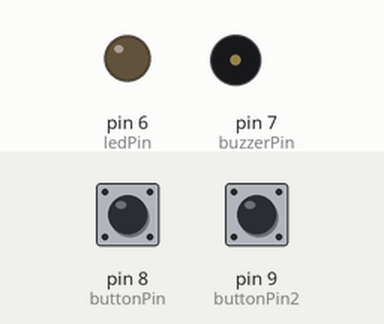
Bench run of a sketch on a simulated Arduino Uno, built with avr-gcc and run on an emulated ATmega328P. Parts: output pins drawn as LEDs (lit = HIGH), buzzer (waves = sounding). Inputs (shaded band) come from the test bench; at power-on: pin 8 (buttonPin) HIGH, pin 9 (buttonPin2) HIGH. Pins used as bus, display or sensor lines are not drawn.

Above: at 1.2 s.
1.3 s: pin 8 (buttonPin) pulled LOW for 0.15 s
At 1.9 s:
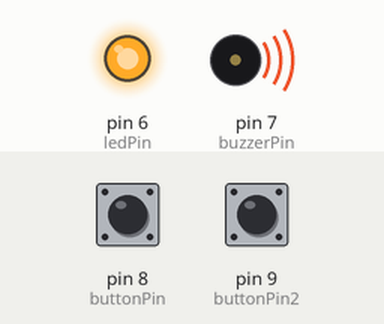
2.9 s: pin 9 (buttonPin2) pulled LOW for 0.15 s
At 4.1 s:
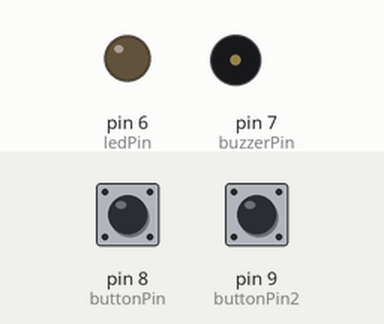
4.5 s: pin 8 (buttonPin) pulled LOW for 1 s
At 5.6 s:
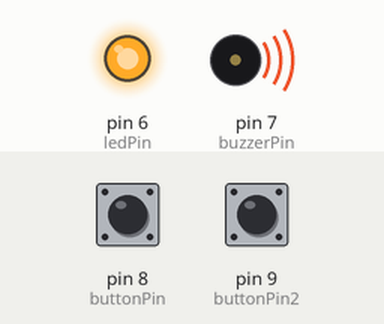
Timing chart, 0 to 7.5 s (numbered marks = the images above; inputs shaded):
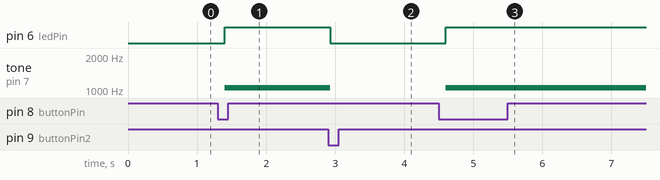

Measured:
- after the input at 1.3 s, pin 6 (ledPin): LOW → HIGH after 0.10 s; tone on pin 7 (buzzerPin): silent → 1047 Hz after 0.10 s
- after the input at 2.9 s, pin 6 (ledPin): HIGH → LOW at once; tone on pin 7 (buzzerPin): 1047 Hz → silent at once
- after the input at 4.5 s, pin 6 (ledPin): LOW → HIGH after 0.10 s; tone on pin 7 (buzzerPin): silent → 1047 Hz after 0.10 s

The sketch:

D_A.ino
```cpp
#include <SoftwareSerial.h>

const int ledPin = 6;
const int buttonPin = 8;
const int buttonPin2 = 9;
const int buzzerPin = 7;

int command, active;
SoftwareSerial HC12(10, 11); // RX, TX for HC-12

void setup() {
  Serial.begin(9600); // Initialize software serial communication with Serial Monitor
  HC12.begin(1200);   // Initialize software serial communication with HC-12
  pinMode(ledPin, OUTPUT);
  pinMode(buttonPin, INPUT_PULLUP);
  pinMode(buttonPin2, INPUT_PULLUP);
  pinMode(buzzerPin, OUTPUT);

  digitalWrite(ledPin, LOW);     // Ensure LED is initially off
  noTone(buzzerPin);             // Ensure buzzer is initially off
}

void loop() {
  if (HC12.available() > 0) {
    command = HC12.read();  // Read the command sent by Device A via HC-12
    if (command == '3') {
      digitalWrite(ledPin, HIGH);   // Turn on the LED
      digitalWrite(buzzerPin, HIGH);// Turn on the buzzer
      tone(buzzerPin, 1047);        // Generate a tone
    } else {
      digitalWrite(ledPin, LOW);    // Turn off the LED
      noTone(buzzerPin);            // Turn off the buzzer
    }
  }

  if (digitalRead(buttonPin) == LOW) {
    active = 1;
    HC12.write('1');  // Send '1' to Device A via HC-12
    delay(100);
  }
  if (digitalRead(buttonPin2) == LOW) {
    active = 0;
    delay(30);
  }

  if (active == 1) {
    digitalWrite(ledPin, HIGH);   // Turn on the LED
    digitalWrite(buzzerPin, HIGH);// Turn on the buzzer
    tone(buzzerPin, 1047);        // Generate a tone
  } else {
    digitalWrite(ledPin, LOW);    // Turn off the LED
    noTone(buzzerPin);            // Turn off the buzzer
  }
}
```
